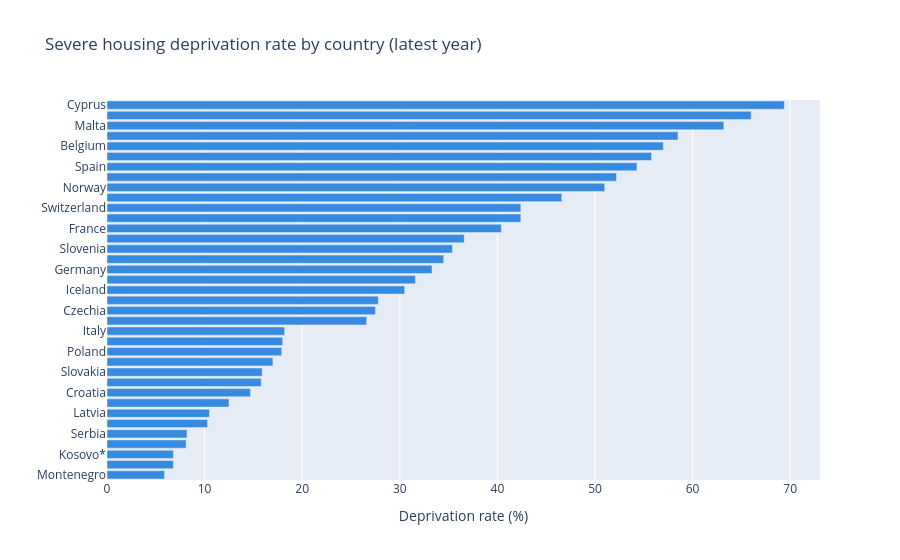

This figure's notebook cell:
### Code cell
# plot 2: severe housing deprivation by country (latest year)

latest_dep = (
    df_deprivation_clean
    .sort_values("year", ascending=False)
    .groupby("geo", as_index=False)["deprivation_rate"].first()
    .sort_values("deprivation_rate")
)

fig2 = px.bar(
    latest_dep, x="deprivation_rate", y="geo", orientation="h",
    title="Severe housing deprivation rate by country (latest year)",
    labels={"deprivation_rate": "Deprivation rate (%)", "geo": ""},
    color_discrete_sequence=["#378ADD"]
)
fig2.show()

### Figure 1 — Plotly figure (JSON) as saved in the notebook; plotly's stock layout.template omitted (floating-point values rounded to 4 significant figures)
{"data": [{"hovertemplate": "Deprivation rate (%)=%{x}<br>=%{y}<extra></extra>", "legendgroup": "", "marker": {"color": "#378ADD", "pattern": {"shape": ""}}, "name": "", "orientation": "h", "showlegend": false, "textposition": "auto", "type": "bar", "x": [5.9, 6.8, 6.8, 8.1, 8.2, 10.3, 10.5, 12.5, 14.7, 15.8, 15.9, 17.0, 17.9, 18.0, 18.2, 26.6, 27.5, 27.8, 30.5, 31.6, 33.3, 34.5, 35.4, 36.6, 40.4, 42.4, 42.4, 46.6, 51.0, 52.2, 54.3, 55.8, 57.0, 58.5, 63.2, 66.0, 69.4], "xaxis": "x", "y": ["Montenegro", "Albania", "Kosovo*", "Romania", "Serbia", "Türkiye", "Latvia", "Greece", "Croatia", "Bulgaria", "Slovakia", "North Macedonia", "Poland", "Lithuania", "Italy", "Estonia", "Czechia", "Hungary", "Iceland", "Austria", "Germany", "Portugal", "Slovenia", "Sweden", "France", "Denmark", "Switzerland", "Finland", "Norway", "Luxembourg", "Spain", "United Kingdom", "Belgium", "Netherlands", "Malta", "Ireland", "Cyprus"], "yaxis": "y"}], "layout": {"barmode": "relative", "legend": {"tracegroupgap": 0}, "title": {"text": "Severe housing deprivation rate by country (latest year)"}, "xaxis": {"anchor": "y", "domain": [0, 1], "title": {"text": "Deprivation rate (%)"}}, "yaxis": {"anchor": "x", "domain": [0, 1], "title": {"text": ""}}}}
